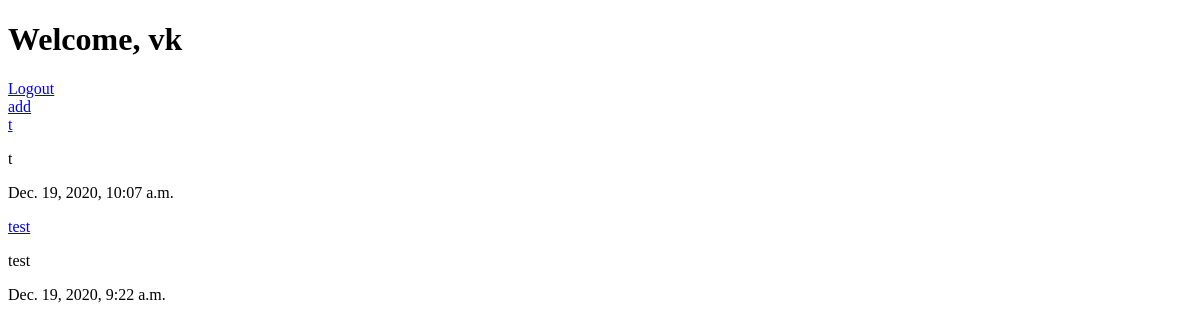
Page / (signed in) on the earlier database version.
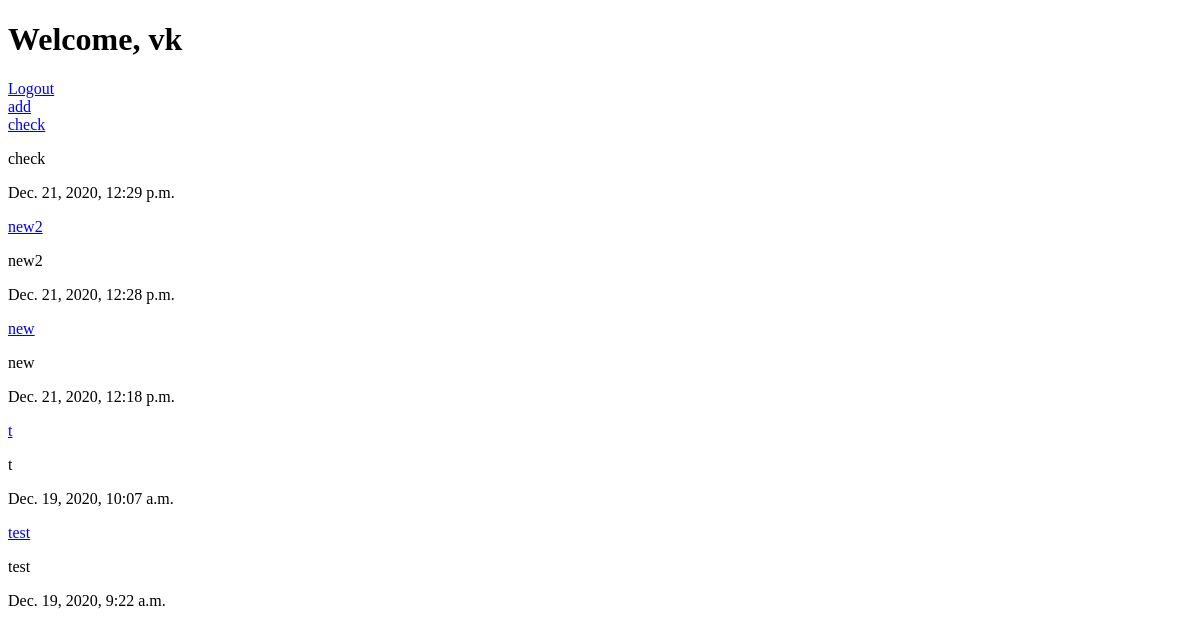
Same page on the later database version.
### notes/models.py (models this page shows)
class Note(models.Model):
    title = models.CharField(max_length=200)
    description = models.TextField()
    modified = models.DateTimeField(auto_now=True)
    user = models.ForeignKey(User,on_delete=models.CASCADE)

### notes/views.py (the view)
# urls.py: path('',views.index,name='index'),
def index(req):
    notes = []
    if req.user.is_authenticated:
        notes = Note.objects.filter(user=req.user).order_by('-modified')
    return render(req,'index.html',{'notes':notes})

### templates/index.html (shortened to what this page needs)
<!DOCTYPE html>
<html lang="en">
<head>
</head>
<body>
    {%if user.is_authenticated%}
    <h1>Welcome, {{user.username}}</h1>
    <a href="accounts/logout">Logout</a> <br>
    <a href="add">add</a>
    {%for note in notes%}
    <div>
        <a href="view/{{note.pk}}">{{note.title}}</a>
        <p>{{note.description}}</p>
        <p>{{note.modified}}</p>
    </div>
    {%endfor%}
    {%else%}
    <h1>Go to register or login</h1><br>
    <a href="accounts/register">Register</a><br>
    <a href="accounts/login">login</a>
    {%endif%}
</body>
</html>

Differences in the rows shown:
added Note: title "check", description "check", modified "Dec. 21, 2020, 12:29 p.m."
added Note: title "new2", description "new2", modified "Dec. 21, 2020, 12:28 p.m."
added Note: title "new", description "new", modified "Dec. 21, 2020, 12:18 p.m."
